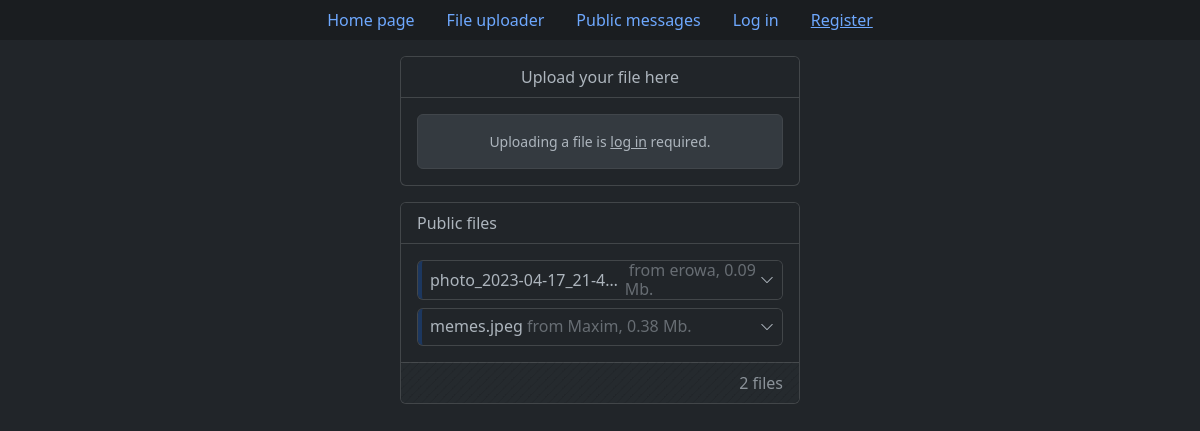
/upload_file, run on an earlier commit of the app's database.
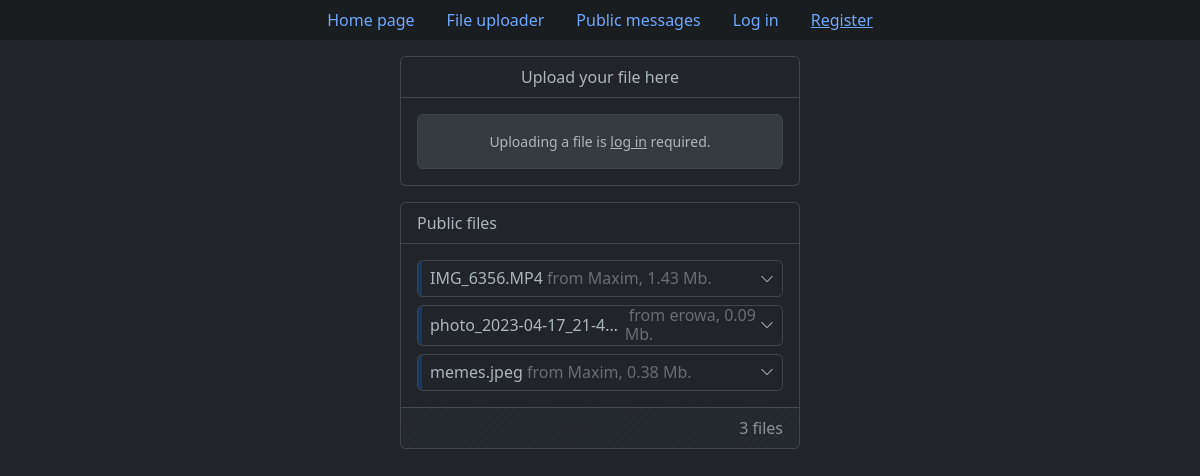
And on a later commit of the database.
### tables this page shows
CREATE TABLE "files" (
    "id" integer,
    "original_file_name" text NOT NULL,
    "unique_file_name" text NOT NULL,
    "size_in_bytes" integer NOT NULL,
    "owner_id" text NOT NULL,
    "privacy" text NOT NULL,
    "upload_date" text NOT NULL,
    "expires" text NOT NULL,
    "description" text,
    FOREIGN KEY("owner_id") REFERENCES "users"("id") ON DELETE CASCADE ON UPDATE CASCADE,
    PRIMARY KEY("ID" AUTOINCREMENT)
);

CREATE TABLE users (
    id integer primary key autoincrement,
    username text not null unique,
    password_hash blob not null
);

### app.py (the view, shortened to what this page needs)
@app.route("/upload_file", methods=["GET", "POST"])
def upload_file():
    if request.method == "GET":
        db = get_db()
        cur = db.cursor()
        if current_user.is_authenticated:
            user_files = cur.execute("""
                SELECT f.id, original_file_name, unique_file_name, size_in_bytes,
                   owner_id, privacy, strftime("%d.%m.%Y %H:%M", upload_date) upload_date,
                   strftime("%d.%m.%Y %H:%M", expires) expires, description, username
                FROM files f
                LEFT JOIN users u ON f.owner_id = u.id
                WHERE owner_id = ?
                ORDER BY datetime(upload_date) DESC
            """, [current_user.id]).fetchall()
            public_files = cur.execute("""
                SELECT f.id, original_file_name, unique_file_name, size_in_bytes,
                       owner_id, privacy, strftime("%d.%m.%Y %H:%M", upload_date) upload_date,
                       strftime("%d.%m.%Y %H:%M", expires) expires, description, username
                FROM files f
                LEFT JOIN users u ON f.owner_id = u.id
                WHERE privacy = 'Public' AND f.owner_id <> ?
                ORDER BY datetime(upload_date) DESC
            """, [current_user.id]).fetchall()
        else:
            user_files = None
            public_files = cur.execute("""
                SELECT f.id, original_file_name, unique_file_name, size_in_bytes,
                       owner_id, privacy, strftime("%d.%m.%Y %H:%M", upload_date) upload_date,
                       strftime("%d.%m.%Y %H:%M", expires) expires, description, username
                FROM files f
                LEFT JOIN users u ON f.owner_id = u.id
                WHERE privacy = 'Public'
                ORDER BY datetime(upload_date) DESC
            """).fetchall()
        return render_template("pages/upload_file.html", user_files=user_files, public_files=public_files)

### app.py (called while the page is built)
def connect_db():
    con = sqlite3.connect(app.config["DB_PATH"])
    con.row_factory = sqlite3.Row
    return con

def get_db():
    if not hasattr(g, "db"):
        g.db = connect_db()
    return g.db

@app.teardown_request
def teardown_db(error):
    if hasattr(g, "db"):
        g.db.close()

### templates/pages/upload_file.html (shortened to what this page needs)
{% extends 'base.html' %}
{% if not validations %}
    {% set file_validation = "" %}
    {% set accessibility_validation = "" %}
    {% set expiration_validation = "" %}
    {% set description_validation = "" %}
    {% set file_feedback = "" %}
    {% set accessibility_feedback = "" %}
    {% set expiration_feedback = "" %}
    {% set description_feedback = "" %}
{% else %}
    {% set file_validation = "is-invalid" if not validations["file"]["check"] else "" %}
    {% set accessibility_validation = "is-invalid" if not validations["accessibility"]["check"] else "" %}
    {% set expiration_validation = "is-invalid" if not validations["expiration"]["check"] else "" %}
    {% set description_validation = "is-invalid" if not validations["description"]["check"] else "" %}
    {% set file_feedback = validations["file"]["feedback"] %}
    {% set accessibility_feedback = validations["accessibility"]["feedback"] %}
    {% set expiration_feedback = validations["expiration"]["feedback"] %}
    {% set description_feedback = validations["description"]["feedback"] %}
{% endif %}
{% block content %}
	<div class="card col-md-4 offset-md-4 mb-3">
		<div class="card-header text-center bg-dark fs-6 mb-3">
			Upload your file here
		</div>
		{% if not current_user.is_authenticated %}
			<div class="card-body ps-3 pe-3 pt-0 pb-0">
				<div class="card card-body mb-3 bg-body-secondary border border-secondary-subtle text-center"
					 style="font-size: .875rem;">
					<p class="mb-0">
						Uploading a file is <a href="{{ url_for('log_in', next=url_for('upload_file')) }}"
												class="link-body"
												style="color: var(--bs-body-color);">log in</a> required.
					</p>
				</div>
			</div>
		{% endif %}
	</div>
	<div class="card col-md-4 offset-md-4 mb-3">
		<div class="card-header text-start bg-dark fs-6">
			Public files
		</div>
		<div id="public-files-container" class="card-body pb-0">
			{% if public_files %}
				{% for file in public_files %}
					{% set privacy_text_color = 'text-primary text-opacity-75' %}
					{% set privacy_border_color = 'border-primary' %}
					<div class="accordion accordion-dark-small">
						<div class="accordion-item mb-2">
							<h2 class="accordion-header">
								<button class="accordion-button collapsed shadow-none d-flex justify-content-between
										border-start border-4 {{ privacy_border_color }} border-opacity-25"
										type="button" data-bs-toggle="collapse"
										data-bs-target="#collapsePublicFile{{ file['id'] }}" aria-expanded="true"
										aria-controls="collapsePublicFile{{ file['id'] }}">
									<span class="d-inline-block text-truncate py-2">
										{{ file['original_file_name'] }}
									</span>
									<span class="text-body-tertiary">
										&nbsp;from {{ file['username'] }}, {{ (file['size_in_bytes'] / (1024 * 1024))|round(2) }} Mb.
									</span>
								</button>
							</h2>
														{% set file_link = url_for('download_file', unique_file_name=file['unique_file_name'], _external=True) %}
						</div>
					</div>
				{% endfor %}
			{% else %}
				<div>
					<div class="card card-body text-center py-1 mb-2" style="font-size: .875rem;">
						Nothing yet here.
					</div>
				</div>
			{% endif %}
		</div>
		<div class="card-footer bg-stripes-body mt-2">
			<div class="row g-0 align-items-center">
				<div class="col-md-12 text-end text-body-secondary">
					<span>
						<span id="public-files-total">{{ public_files|length }}</span> files
					</span>
				</div>
			</div>
		</div>
	</div>
{% endblock %}

### templates/base.html (shortened to what this page needs)
<!DOCTYPE html>
<html lang="en" data-bs-theme="dark">
<head>
    <link href="https://cdn.jsdelivr.net/npm/bootstrap@5.3.0-alpha1/dist/css/bootstrap.min.css" rel="stylesheet">
    <link href="https://getbootstrap.com/docs/5.3/assets/css/docs.css" rel="stylesheet">
    <link rel="stylesheet" href="https://cdn.jsdelivr.net/npm/bootstrap-icons@1.10.3/font/bootstrap-icons.css">
    <link rel=stylesheet type=text/css href="{{ url_for('static', filename='css/style.css') }}">
</head>
<body>
    <ul class="nav nav-pills bg-dark-subtle justify-content-center mb-3">
        <li class="nav-item">
            <a class="nav-link" aria-current="page" href="{{ url_for('index') }}">Home page</a>
        </li>
        <li class="nav-item">
            <a class="nav-link" href="{{ url_for('upload_file') }}">File uploader</a>
        </li>
        <li class="nav-item">
            <a class="nav-link" href="{{ url_for('leave_message') }}">Public messages</a>
        </li>
        {% if current_user.is_authenticated %}
            <li class="nav-item">
                <a class="nav-link" style="--bs-nav-link-hover-color: var(--bs-danger-text); --bs-nav-link-color: rgba(var(--bs-danger-rgb));"  href="{{ url_for('log_out') }}">Log out</a>
            </li>
        {% else %}
            <li class="nav-item">
                <a class="nav-link" href="{{ url_for('log_in') }}">Log in</a>
            </li>
            <li class="nav-item">
                <a class="nav-link" style="text-decoration: underline;" href="{{ url_for('register') }}">Register</a>
            </li>
        {% endif %}
    </ul>
    {% block content %} {% endblock %}
</body>
</html>

### static/css/style.css (style rules this page uses)
.link-body { color: #adb5bd!important; }
.bg-stripes-body { background-image: linear-gradient(135deg, #212529 8.33%, #252a2e 8.33%, #252a2e 50%, #212529 50%, #212529 58.33%, #252a2e 58.33%, #252a2e 100%); background-size: 8.49px 8.49px; }
.accordion-dark-small { --bs-accordion-bg: var(--bs-body-bg); --bs-accordion-border-color: var(--bs-border-color-translucent); --bs-accordion-active-bg: var(--bs-tertiary-bg); --bs-accordion-active-color: var(--bs-body-color); --bs-accordion-btn-bg: var(--bs-body-bg); --bs-accordion-btn-icon-width: 0.875rem; --bs-accordion-btn-padding-x: 0.5rem; --bs-accordion-btn-padding-y: 0rem; }

What changed in the data, as far as the page shows it:
added files: original_file_name "IMG_6356.MP4", username "Maxim", (file['size_in_bytes']/(1024*1024))|round(2) "1.43"
Also different on the page:
{{ public_files|length }}: "2" → "3"
